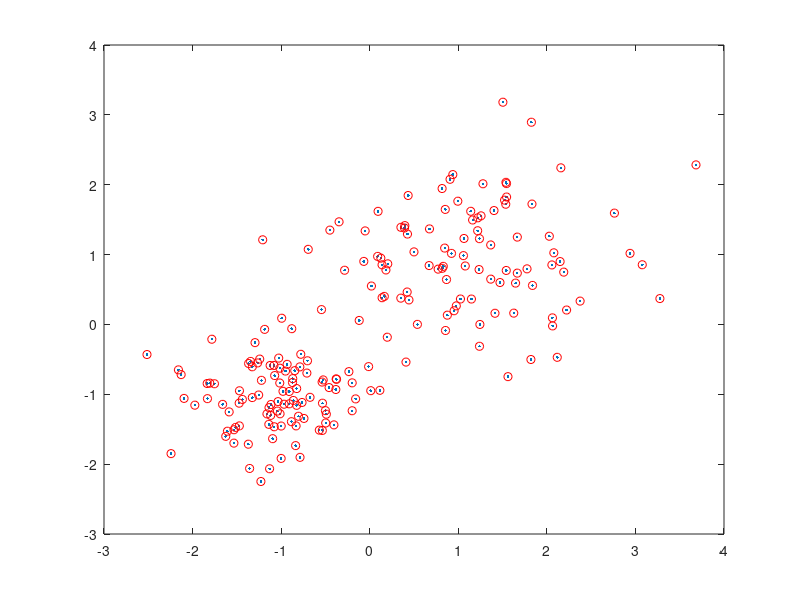

Write MATLAB code to recreate this figure.
clear all; close all; clc
X1 = load("data.txt");
X2 = load("data.csv");
X = X1;

figure(1);
plot(X(:,1),X(:,2), '.')
hold on;
plot(X(:,1),X(:,2), 'ro')
hold off;

